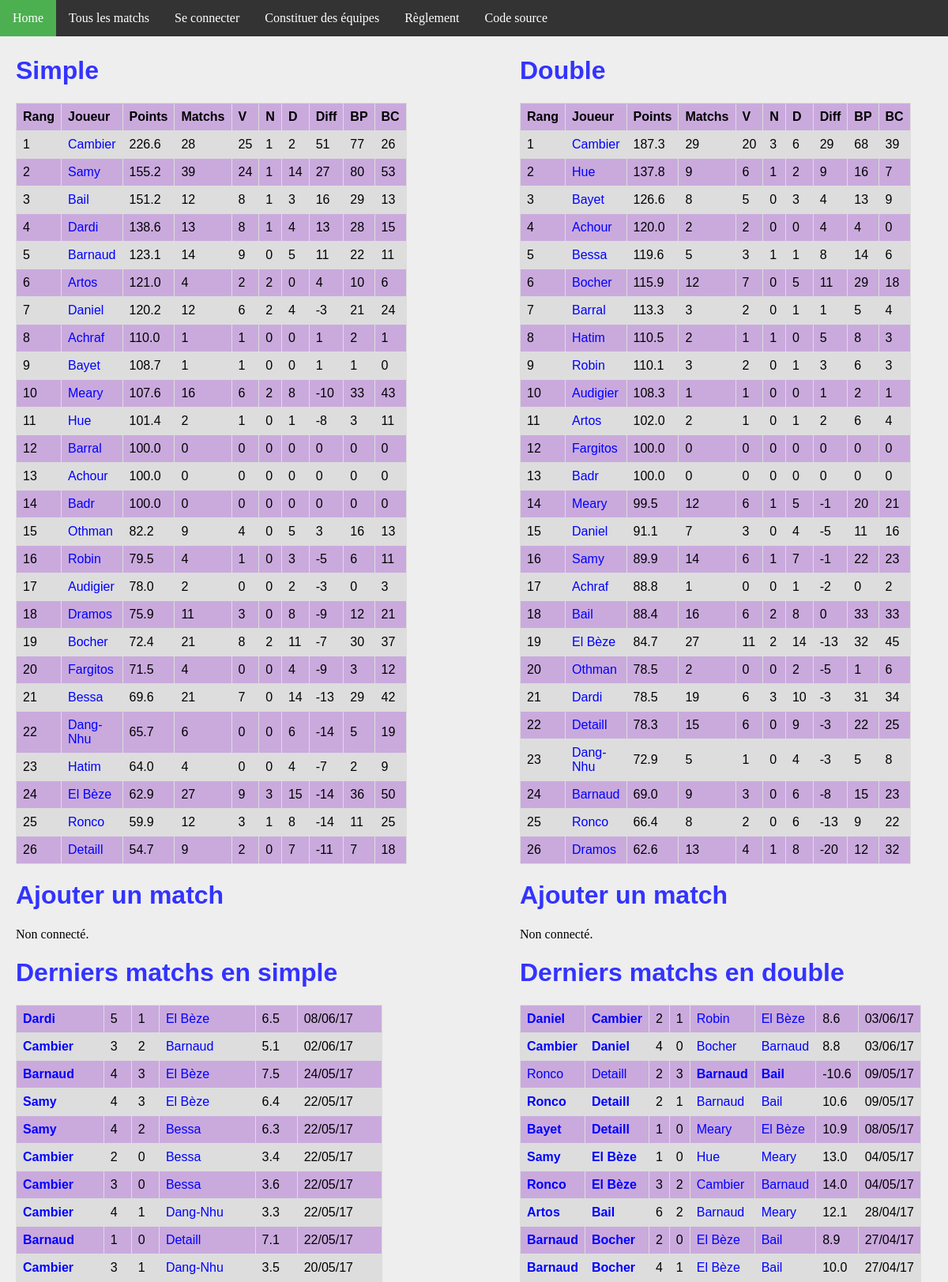
/, run on an earlier commit of the app's database.
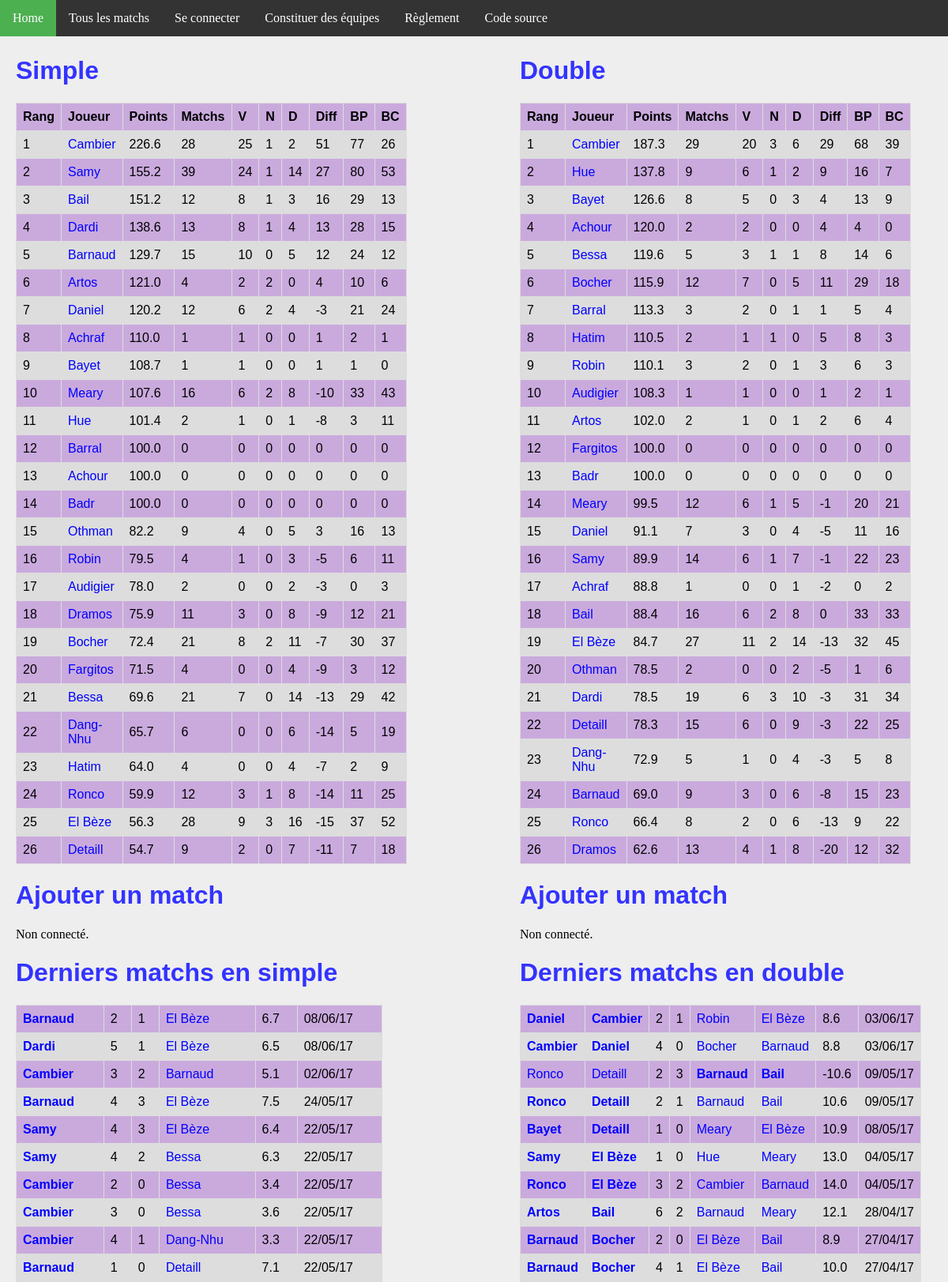
And on a later commit of the database.
### ranking/models.py (models this page shows, shortened)
class Joueur(models.Model):
    user = models.OneToOneField(User, on_delete=models.CASCADE)
    pseudo = models.CharField(max_length = 50, default="Pax lambda")
    simple_score = models.FloatField(default=100)
    simple_rang = models.IntegerField(default=0)
    simple_victoires = models.IntegerField(default=0)
    simple_nuls = models.IntegerField(default=0)
    simple_defaites = models.IntegerField(default=0)
    simple_buts_pour = models.IntegerField(default=0)
    simple_buts_contre = models.IntegerField(default=0)
    double_score = models.FloatField(default=100)
    double_rang = models.IntegerField(default=0)
    double_victoires = models.IntegerField(default=0)
    double_nuls = models.IntegerField(default=0)
    double_defaites = models.IntegerField(default=0)
    double_buts_pour = models.IntegerField(default=0)
    double_buts_contre = models.IntegerField(default=0)
    @property
    def simple_matchs(self):
        return self.simple_nuls + self.simple_victoires + self.simple_defaites
    @property
    def double_matchs(self):
        return self.double_nuls + self.double_victoires + self.double_defaites
    @property
    def simple_diff(self):
        return self.simple_buts_pour - self.simple_buts_contre
    @property
    def double_diff(self):
        return self.double_buts_pour - self.double_buts_contre

class MatchSimple(models.Model):
    domicile = models.ForeignKey('Joueur', related_name = 'dom')
    exterieur = models.ForeignKey('Joueur', related_name = 'exte')
    date = models.DateTimeField(auto_now_add=True)
    buts_domicile = models.IntegerField(default=0)
    buts_exterieur = models.IntegerField(default=0)
    points = models.FloatField(default=0)
    @property
    def winner(self):
        if self.buts_domicile > self.buts_exterieur:
            return 1.
        elif self.buts_domicile < self.buts_exterieur:
            return 0.
        else:
            return 0.5

class MatchDouble(models.Model):
    domicile_1 = models.ForeignKey('Joueur', related_name = 'dom1')
    domicile_2 = models.ForeignKey('Joueur', related_name = 'dom2')
    exterieur_1 = models.ForeignKey('Joueur', related_name = 'exte1')
    exterieur_2 = models.ForeignKey('Joueur', related_name = 'exte2')
    date = models.DateTimeField(auto_now_add=True)
    buts_domicile = models.IntegerField(default=0)
    buts_exterieur = models.IntegerField(default=0)
    points = models.FloatField(default=0)
    @property
    def winner(self):
        if self.buts_domicile > self.buts_exterieur:
            return 1.
        elif self.buts_domicile < self.buts_exterieur:
            return 0.
        else:
            return 0.5

### ranking/views.py (the view)
# urls.py: url(r'^$', views.index, name='index'),
def index(request):
    n_matchs = 10
    context = {
        'simple_ranking': Joueur.objects.order_by('simple_rang').all(),
        'double_ranking': Joueur.objects.order_by('double_rang').all(),
        'simple_matchs': MatchSimple.objects.order_by('-date').all()[:n_matchs],
        'double_matchs': MatchDouble.objects.order_by('-date').all()[:n_matchs],
    }
    return render(request, 'index.html', context)

### ranking/templatetags/app_filter.py (called while the page is built)
@register.filter(name='decimal')
def decimal(x):
    return '{0:.1f}'.format(x)

### ranking/templates/index.html (shortened to what the changed rows need)
{% extends 'base.html' %}
{% block body %}
{% load app_filter %}
<div id="column1" style="float:left; margin:0; width:40%;">
    <h1>Simple</h1>
    <table>
        <tr>
            <th>Rang</th>
            <th>Joueur</th>
            <th>Points</th>
            <th>Matchs</th>
            <th>V</th>
            <th>N</th>
            <th>D</th>
            <th>Diff</th>
            <th>BP</th>
            <th>BC</th>
        </tr>
        {% for j in simple_ranking %}
        <tr>
            <td>{{ j.simple_rang }}</td>
            <td><a class='joueur' href="{% url 'joueur' j.id %}">{{j.pseudo}}</a></td>
            <td>{{j.simple_score|decimal}}</td>
            <td>{{j.simple_matchs}}</td>
            <td>{{j.simple_victoires}}</td>
            <td>{{j.simple_nuls}}</td>
            <td>{{j.simple_defaites}}</td>
            <td>{{j.simple_diff}}</td>
            <td>{{j.simple_buts_pour}}</td>
            <td>{{j.simple_buts_contre}}</td>
        </tr>
        {% endfor %}
    </table>
    <h1>Ajouter un match</h1>
    <h1>Derniers matchs en simple</h1>
    <table>
        {% for m in simple_matchs %}
        <tr>
            <td {% if m.winner == 1 %} style='font-weight:bold'{% endif %} >
                <a class="joueur" href="{% url 'joueur' m.domicile.id %}">{{m.domicile.pseudo}}</a>
            </td>
            <td>{{m.buts_domicile}}</td>
            <td>{{m.buts_exterieur}}</td>
            <td {% if m.winner == 0 %} style='font-weight:bold'{% endif %} >
                <a class='joueur' href="{% url 'joueur' m.exterieur.id %}">{{m.exterieur.pseudo}}</a>
            </td>
            <td>{{m.points|decimal}}</td>
            <td>{{m.date | date:'d/m/y'}}</td>
        </tr>
        {% endfor %}
    </table>
</div>
<div id="column2" style="float:left; margin-left:15%;width:40%;">
<h1>Double</h1>
<table>
    <tr>
        <th>Rang</th>
        <th>Joueur</th>
        <th>Points</th>
        <th>Matchs</th>
        <th>V</th>
        <th>N</th>
        <th>D</th>
        <th>Diff</th>
        <th>BP</th>
        <th>BC</th>
    </tr>
    {% for j in double_ranking %}
    <tr>
        <td>{{ j.double_rang }}</td>
        <td><a class='joueur' href="{% url 'joueur' j.id %}">{{j.pseudo}}</a></td>
        <td>{{j.double_score|decimal}}</td>
        <td>{{j.double_matchs}}</td>
        <td>{{j.double_victoires}}</td>
        <td>{{j.double_nuls}}</td>
        <td>{{j.double_defaites}}</td>
        <td>{{j.double_diff}}</td>
        <td>{{j.double_buts_pour}}</td>
        <td>{{j.double_buts_contre}}</td>
    </tr>
    {% endfor %}
    </table>
    <h1>Ajouter un match</h1>
    <h1>Derniers matchs en double</h1>
    <table>
        {% for m in double_matchs %}
        <tr>
            <td {% if m.winner == 1 %} style='font-weight:bold'{% endif %} >
                <a class="joueur" href="{% url 'joueur' m.domicile_1.id %}">{{m.domicile_1.pseudo}}</a>
            </td>
            <td {% if m.winner == 1 %} style='font-weight:bold'{% endif %} >
                <a class="joueur" href="{% url 'joueur' m.domicile_2.id %}">{{m.domicile_2.pseudo}}</a>
            </td>
            <td>{{m.buts_domicile}}</td>
            <td>{{m.buts_exterieur}}</td>
            <td {% if m.winner == 0 %} style='font-weight:bold'{% endif %} >
                <a class='joueur' href="{% url 'joueur' m.exterieur_1.id %}">{{m.exterieur_1.pseudo}}</a>
            </td>
            <td {% if m.winner == 0 %} style='font-weight:bold'{% endif %} >
                <a class='joueur' href="{% url 'joueur' m.exterieur_2.id %}">{{m.exterieur_2.pseudo}}</a>
            </td>
            <td>{{m.points|decimal}}</td>
            <td>{{m.date | date:'d/m/y'}}</td>
        </tr>
        {% endfor %}
    </table>
    </div>
{% endblock %}

What changed in the data, as far as the page shows it:
no longer on this page (row unchanged): MatchSimple: domicile.pseudo "Cambier", buts_domicile "3", buts_exterieur "1", exterieur.pseudo "Dang-Nhu", points|decimal "3.5", date "20/05/17"
changed Joueur "Barnaud": simple_score|decimal "123.1" → "129.7"; simple_matchs "14" → "15"; simple_victoires "9" → "10"; simple_diff "11" → "12"; simple_buts_pour "22" → "24"; simple_buts_contre "11" → "12"
changed Joueur "Ronco": simple_rang "25" → "24"; moves up the list
changed Joueur "El Bèze": simple_rang "24" → "25"; simple_score|decimal "62.9" → "56.3"; simple_matchs "27" → "28"; simple_defaites "15" → "16"; simple_diff "-14" → "-15"; simple_buts_pour "36" → "37"; simple_buts_contre "50" → "52"
added MatchSimple: domicile.pseudo "Barnaud", buts_domicile "2", buts_exterieur "1", exterieur.pseudo "El Bèze", points|decimal "6.7", date "08/06/17"
